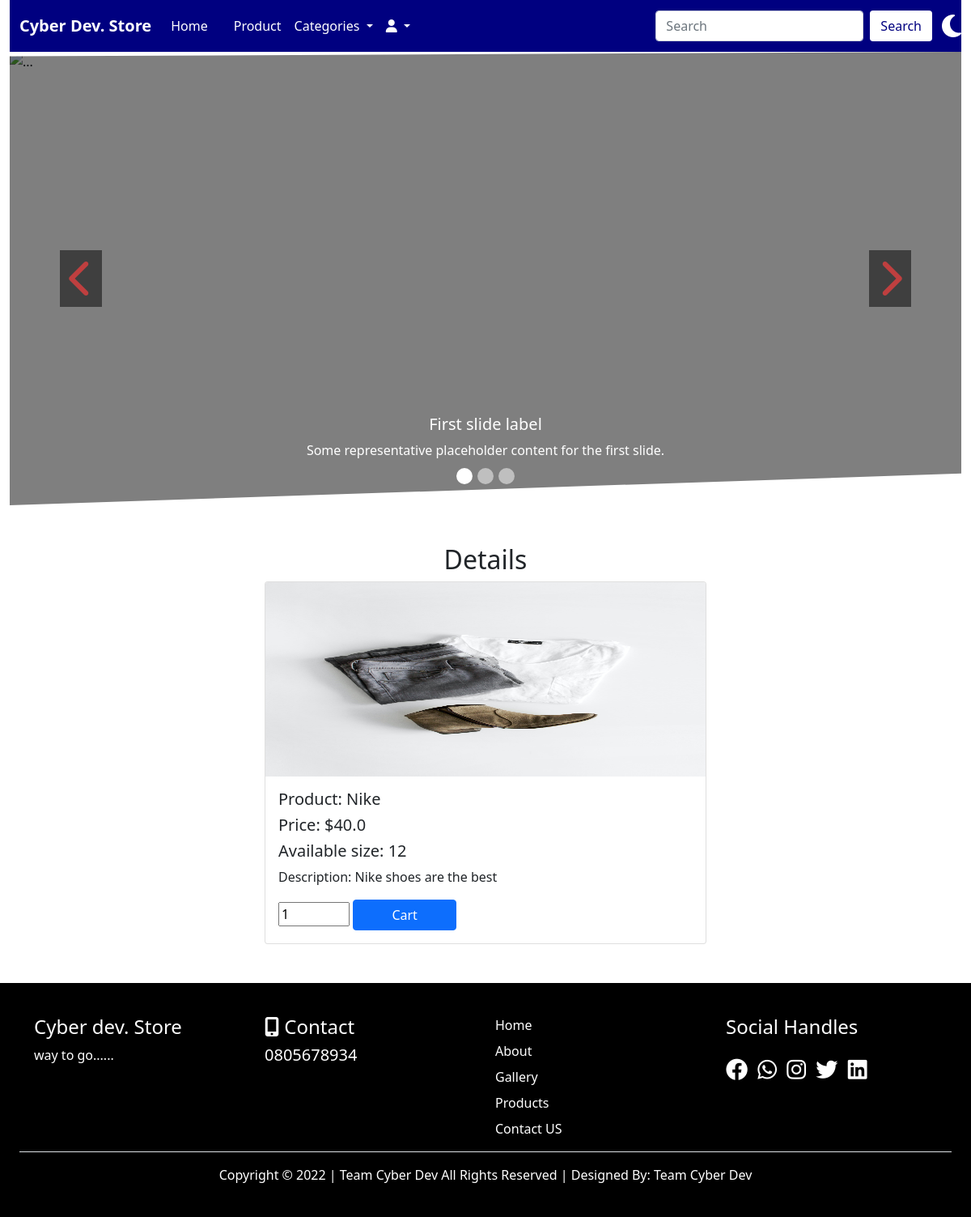
Page /details/1/ (signed in) on the committed database.
### home/models.py (models this page shows, shortened)
class Product(models.Model):
    category = models.ForeignKey(Category, on_delete= models.CASCADE)
    title_r = models.CharField(max_length=50)
    slug= models.SlugField(default='-')
    img_r = models.ImageField(upload_to = 'Product', default= 'product.jpg')
    description = models.TextField()
    price = models.FloatField()
    max_quantity = models.IntegerField()
    min_quantity = models.IntegerField()
    size = models.IntegerField()
    display = models.BooleanField()
    shoes = models.BooleanField()
    bags = models.BooleanField()
    perfume = models.BooleanField()
    cloth = models.BooleanField()
    uploaded = models.DateField(auto_now_add=True)

### home/views.py (the view)
# urls.py: path('details/<str:id>/', views.details, name='details'),
@login_required(login_url='signin')
def details(request, id):
  details = Product.objects.get(pk=id)
  context = {
    'details':details,
  }
  return render(request, 'details.html', context)

### home/context_processors.py (called while the page is built)
def cartcount(request):
    reading = Cart.objects.filter(user__username=request.user.username, paid=False)
    cartcount = 0
    for items in reading:
        cartcount += items.quantity
    context = {
        'cartcount':cartcount,
    }
    return context

### home/templates/details.html (shortened to what this page needs)
{% extends 'base.html' %}
{% block header %}   {% include 'header.html' %}   {% endblock header %}
{% block carousel %}   {% include 'carousel.html' %}     {% endblock carousel %}
{% block content %}
<div class="container mt-5 mb-5">
  <h2 class="name text-center text-capitalize">details</h2>
  <div class="row">
      <div class="col-10 col-sm-10 col-md-3 col-lg-3 col-xl-3"></div>
      <div class="col-10 col-sm-10 col-md-6 col-lg-6 col-xl-6">
        <div class="card">
          <img src="{{details.img_r.url}}" class="card-img-top imgg" alt="...">
            <div class="card-body">
              <h5 class="card-title">Product: {{details.title_r}}</h5>
              <h5 class="card-title">Price: ${{details.price}}</h5>
              <h5 class="card-title">Available size: {{details.size}}</h5>
              <p class="card-text">Description: {{details.description}}</p>
              <form action="{% url 'cart' %}" method="POST">
                <input type="number" name="quantity" min="{{details.min_quantity}}" value="1" max="{{details.max_quantity}}">
                <button type="submit" class="btn btn-primary w-25">Cart</button>
              </form>
            </div>
          </div>
      </div>
      <div class="col-10 col-sm-10 col-md-3 col-lg-3 col-xl-3"></div>
  </div>
</div>
{% endblock content %}
{% block footer %}   {% include 'footer.html' %}   {% endblock footer %}

### home/static/css/style.css (style rules this page uses)
:root { --body: white; --nav-color: navy; --latest: black; --white-color: white; --blur-blue: #05668D; --black-color: black; --gold-color: gold; --red-color: red; --crimson-color: crimson; --footer: black; --footer-txt: white; --caddress: black; }
body { background: var(--body); }
.card .imgg { height: 30vh; }

### rows in the picture
Product: img_r (picture), title_r "Nike", price "40.0", size "12", description "Nike shoes are the best", quantity "1"
